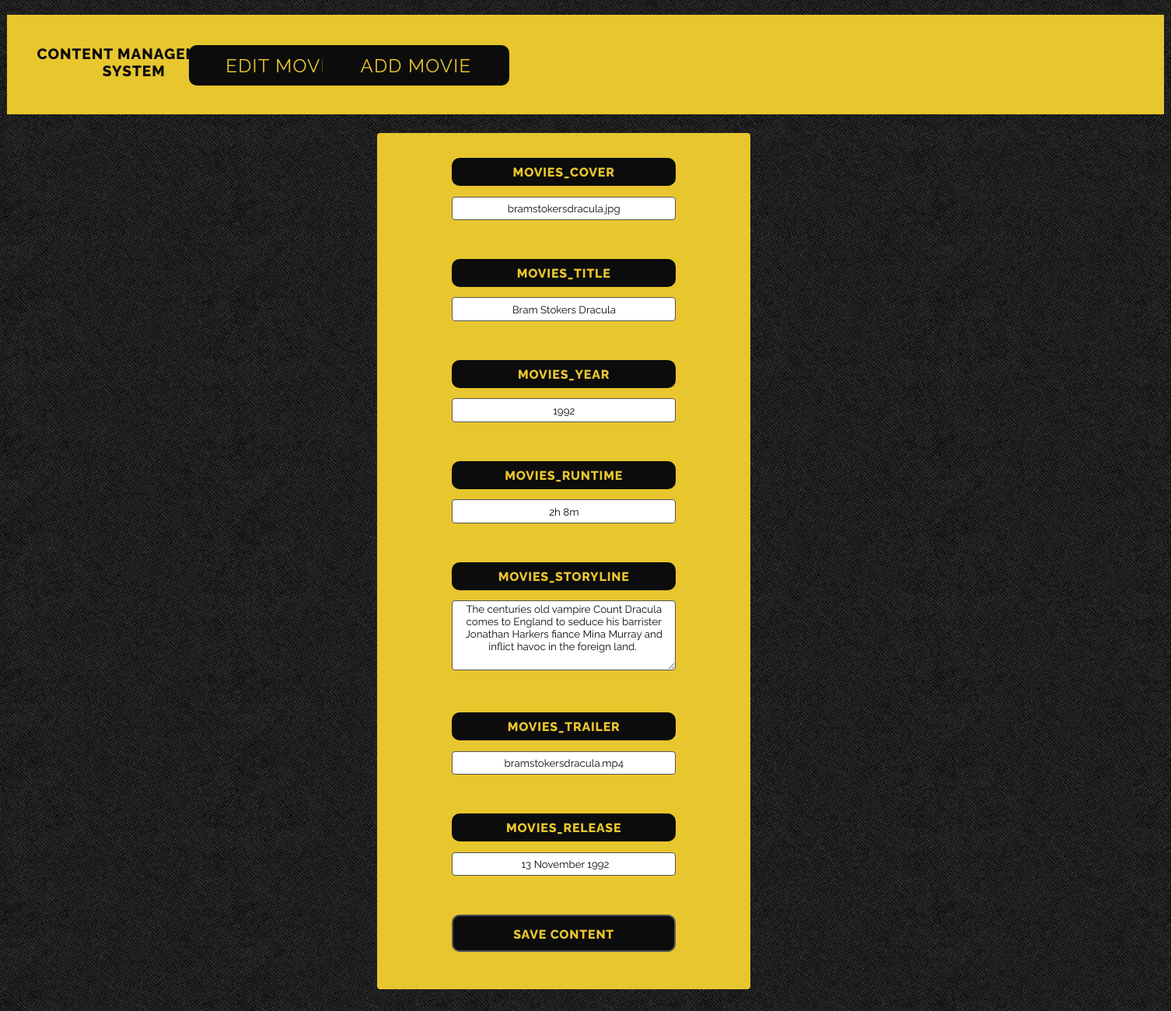
Screenshot of /admin/admin_editall.php?id=25 with the database file from the repository.
### tables this page shows
CREATE TABLE IF NOT EXISTS `tbl_movies` (
  `movies_id` mediumint(8) unsigned NOT NULL AUTO_INCREMENT,
  `movies_cover` varchar(75) NOT NULL DEFAULT 'cover_default.jpg',
  `movies_title` varchar(125) NOT NULL,
  `movies_year` varchar(5) NOT NULL,
  `movies_runtime` varchar(25) NOT NULL,
  `movies_storyline` text NOT NULL,
  `movies_trailer` varchar(75) NOT NULL DEFAULT 'trailer_default.jpg',
  `movies_release` varchar(125) NOT NULL,
  PRIMARY KEY (`movies_id`)
);

### admin/phpscripts/read.php (called while the page is built, shortened)
<?php
	function getSingle($tbl, $col, $id) {
		include('connect.php');
		$querySingle = "SELECT * FROM {$tbl} WHERE {$col} = {$id}";
		$runSingle = mysqli_query($link, $querySingle);
		if($runSingle){
			return $runSingle;
		}else{
			$error = "There was a problem accessing this information.  Sorry about your luck ;)";
			return $error;
		}
	}
?>

### admin/phpscripts/single_edit_form.php (the view, shortened to what this page needs)
<?php
	function single_edit($tbl,$col,$id) {
		$result = getSingle($tbl, $col, $id);
		$getResult = mysqli_fetch_array($result);
		echo "<form action=\"phpscripts/editall.php\" method=\"post\">";
		for($i=0; $i<mysqli_num_fields($result); $i++) {
			$dataType = mysqli_fetch_field_direct($result,$i);
			$fieldname = $dataType -> name;
			$fieldtype = $dataType -> type;
			if($fieldname != $col){
				echo "<label>{$fieldname}</label><br>";
				if($fieldtype != "252"){
					echo "<input type=\"text\" name=\"{$fieldname}\" value=\"{$getResult[$i]}\"><br><br>";
				}else{
					echo "<textarea name=\"{$fieldname}\">{$getResult[$i]}</textarea><br><br>";
				}
			}
		}
		echo "<input type=\"submit\" value=\"Save Content\">";
		echo "</form>";
	}
?>

### css/main.css (style rules this page uses)
body { background: white; background-image: url("../images/moviebg.png"); }
h2 { color: #0c0c0c; font-family: 'Raleway', sans-serif; font-weight: 800; text-transform: uppercase; font-size: 1em; width: 17em; height: 2.5em; margin-top: -.25em; text-align: center; padding-top: .5em; letter-spacing: .05em; }
a { display: inline-block; text-align: center; margin-left: 10%; color: #e8c62e; text-decoration: none; font-family: 'Raleway', sans-serif; font-weight: 400; text-transform: uppercase; font-size: 1em; background-color: #0c0c0c; width: 80%; height: 1.3em; padding: .2em 0em .2em 0em; text-align: center; letter-spacing: .05em; border-radius: 10px; }
.nav { background-color: #e8c62e; width: 100%; height: 8em; margin-top: 1.5em; }
.nav h2 { font-size: 1.2em; padding-top: 2em; }
.nav a { width: 10em; height: 1.2em; background-color: #0c0c0c; display: inline-block; margin-left: 55%; color: #e8c62e; padding: .5em 0em .5em 0em; }
.nav ul { margin-top: -4em; margin-left: 9% }
.nav ul li { display: inline-block; margin: 0 auto; margin-left: -3em; font-size: 1.5em; }
form { background-color: #e8c62e; border-radius: 4px; width: 30em; margin-left: 32%; margin-top: 1.5em; margin-bottom: 3em; }
label { display: inline-block; text-align: center; margin-bottom: 0em; margin-top: 2em; margin-left: 20%; color: #e8c62e; text-decoration: none; font-family: 'Raleway', sans-serif; font-weight: 800; text-transform: uppercase; font-size: 1em; background-color: #0c0c0c; width: 60%; height: 1.3em; padding: .55em 0em .4em 0em; text-align: center; letter-spacing: .05em; border-radius: 10px; }
input { margin-top: 1em; width: 58.8%; text-align: center; margin-left: 20%; text-decoration: none; cursor: pointer; }
input[type=text] { background-color: white; border: 1px solid #555; height: 2em; border-radius: 4px; color: #0c0c0c; font-family: 'Raleway', sans-serif; font-weight: 400; text-decoration: none; overflow: break-word; }
input[type=submit] { text-decoration: none; display: inline-block; text-align: center; margin-bottom: 0em; margin-top: 2em; margin-left: 20%; color: #e8c62e; text-decoration: none; font-family: 'Raleway', sans-serif; font-weight: 800; text-transform: uppercase; font-size: 1em; background-color: #0c0c0c; width: 60%; height: 3em; padding: .55em 0em .4em 0em; letter-spacing: .05em; border-radius: 10px; margin-bottom: 3em; border: 2px solid #555; }
textarea { margin-top: 1em; width: 58.8%; text-align: center; margin-left: 20%; border: 1px solid #555; height: 6.3em; border-radius: 4px; color: #0c0c0c; font-family: 'Raleway', sans-serif; font-weight: 400; text-decoration: none; }

### rows the page displays
tbl_movies: movies_cover "bramstokersdracula.jpg", movies_title "Bram Stokers Dracula", movies_year "1992", movies_runtime "2h 8m", movies_storyline "The centuries old vampire Count Dracula comes to England to seduce his barrister Jonathan Harkers fiance Mina Murray and inflict havoc in the foreign land.", movies_trailer "bramstokersdracula.mp4", movies_release "13 November 1992"

### other values shown
$fieldname "MOVIES_COVER"
$fieldname "MOVIES_TITLE"
$fieldname "MOVIES_YEAR"
$fieldname "MOVIES_RUNTIME"
$fieldname "MOVIES_STORYLINE"
$fieldname "MOVIES_TRAILER"
$fieldname "MOVIES_RELEASE"
